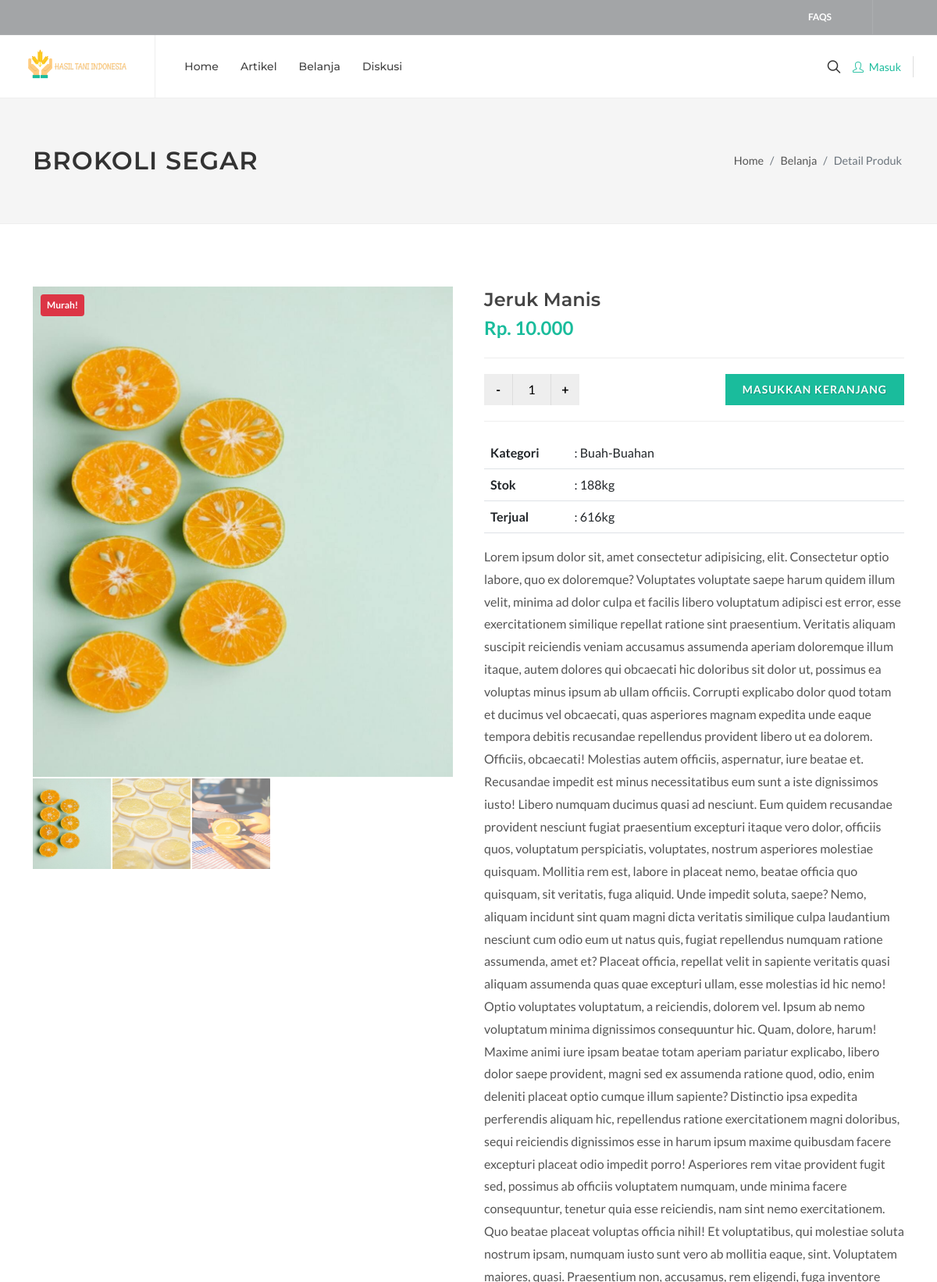
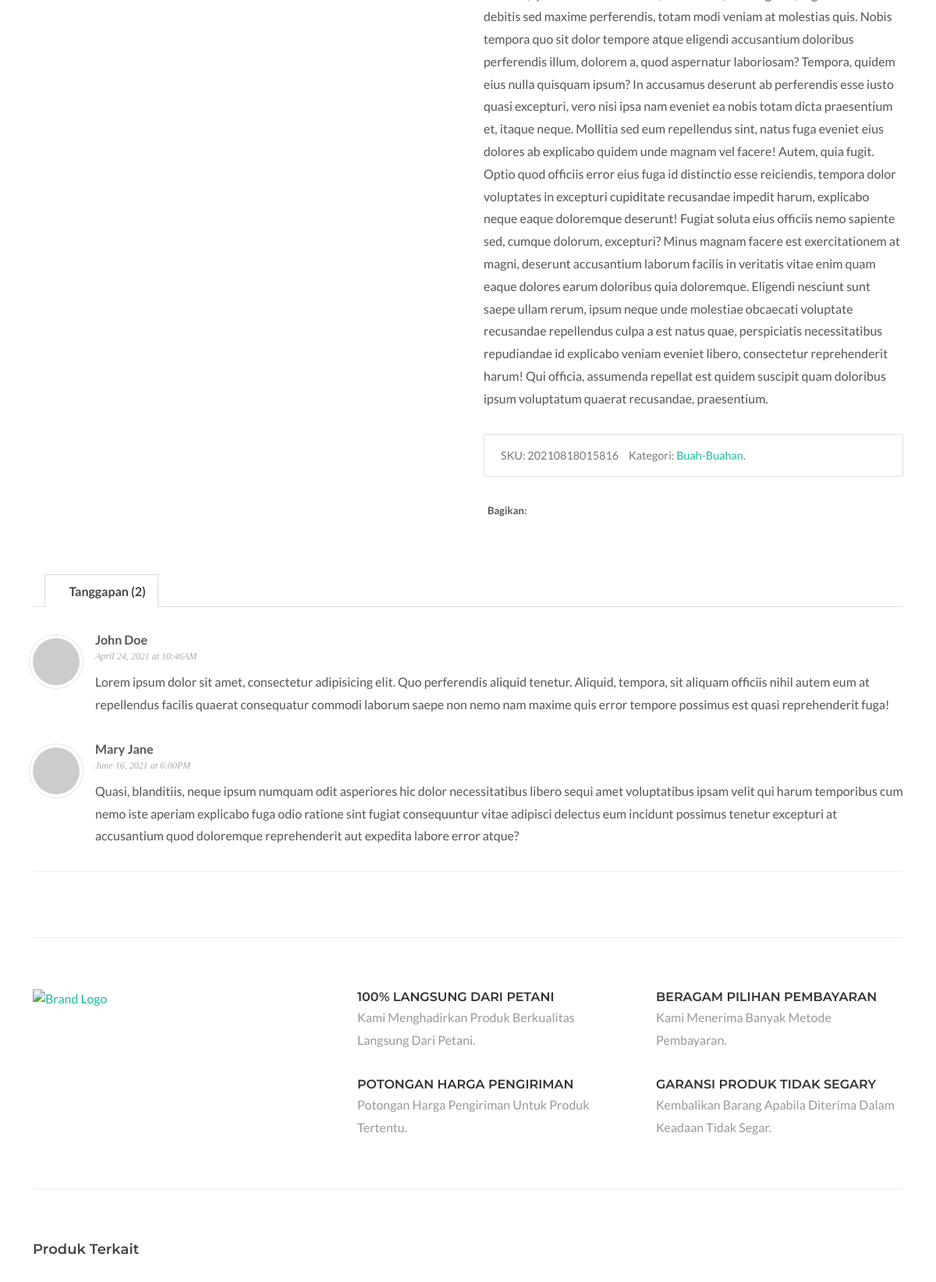
The app's page /produk/detail/20210818015816 (upper part) with its own data (2 pictures, top to bottom).
### tables this page shows
CREATE TABLE `foto_produk` (
  `foto_produk_id` int(11) NOT NULL,
  `produk_id` varchar(40) NOT NULL,
  `foto_produk` text NOT NULL
);

CREATE TABLE `produk` (
  `produk_id` varchar(50) NOT NULL,
  `user_id` int(11) NOT NULL,
  `nama_lengkap` varchar(100) NOT NULL,
  `nama_kategori` varchar(100) NOT NULL,
  `nama_produk` varchar(100) NOT NULL,
  `deskripsi` text NOT NULL,
  `harga` int(11) NOT NULL,
  `diskon` int(11) NOT NULL,
  `stok` int(11) NOT NULL,
  `satuan` varchar(50) NOT NULL,
  `jumlah_terjual` int(11) NOT NULL,
  `tags` varchar(255) NOT NULL,
  `is_active` tinyint(4) NOT NULL DEFAULT 1
);

### application/controllers/Produk.php (called while the page is built, shortened)
<?php
class Produk extends CI_Controller {
	public function __construct() {
		$this->load->model('M_produk', 'produk');
		$this->load->model('M_kategori', 'kategori');
	}
	public function detail() {
		$params['produk_id'] = $this->uri->segment(3);
		$produk = $this->produk->get_detail($params);
		$data['produk'] = $produk;
		$data['title'] = $produk['produk']['nama_produk'].' | HasilTani';
		$this->load->view('produk/detail', $data);
	}
}

### index.php (called while the page is built, shortened)
<?php
require_once BASEPATH.'core/CodeIgniter.php';

### application/models/M_produk.php (called while the page is built, shortened)
<?php
class M_produk extends CI_Model {
	public function __construct() {
		$this->table  = "produk";
	}
	public function get_detail($params) {
		$produk = $this->db->get_where($this->table, $params)->row_array();
		$data['produk'] = $produk;
		$foto_produk = $this->db->get_where('foto_produk', ['produk_id' => $produk['produk_id']])->result_array();
		$data['produk']['foto_produk'] = $foto_produk;
		return $data;
	}
}

### application/helpers/app_helper.php (called while the page is built, shortened)
<?php
if (!function_exists('idr_format')) {
  function idr_format($num)
  {
    $num_arr = explode('.', $num);
    $str_dec = !empty($num_arr[1]) ? ',' . $num_arr[1] : '';
    $hasil_rupiah = number_format(floatval($num_arr[0]), 0, ',', '.');
    return 'Rp. ' . $hasil_rupiah . $str_dec;
  }
}
?>

### application/views/produk/detail.php (the view, shortened to what this page needs)
<section id="page-title">
  <div class="container clearfix">
    <h1>Brokoli Segar</h1>
    <ol class="breadcrumb">
      <li class="breadcrumb-item"><a href="#">Home</a></li>
      <li class="breadcrumb-item"><a href="#">Belanja</a></li>
      <li class="breadcrumb-item active" aria-current="page">Detail Produk</li>
    </ol>
  </div>
</section>
<section id="content">
  <div class="content-wrap">
    <div class="container clearfix">
      <div class="row gutter-40 col-mb-80">
        <div class="postcontent col-lg-12">
          <div class="single-product">
            <div class="product">
              <div class="row gutter-40">
                <div class="col-md-6">
                  <div class="product-image">
                    <div class="fslider" data-pagi="false" data-arrows="false" data-thumbs="true">
                      <div class="flexslider">
                        <div class="slider-wrap" data-lightbox="gallery">
                          <?php foreach ($produk['produk']['foto_produk'] as $row): ?>
                            <div class="slide" data-thumb="<?= base_url('assets/img/produk/').$row['foto_produk'] ?>">
                              <a href="<?= base_url('assets/img/produk/').$row['foto_produk'] ?>" title="<?= $row['foto_produk'] ?>" data-lightbox="gallery-item">
                                <img src="<?= base_url('assets/img/produk/').$row['foto_produk'] ?>" alt="<?= $row['foto_produk'] ?>">
                              </a>
                            </div>
                          <?php endforeach ?>
                        </div>
                      </div>
                    </div>
                    <div class="sale-flash badge bg-danger p-2">Murah!</div>
                  </div>
                </div>
                <div class="col-md-6 product-desc mt-4">
                  <h3 class="mb-0 "><?= $produk['produk']['nama_produk'] ?></h3>
                  <div class="d-flex align-items-center justify-content-between">
                    <?php if ($produk['produk']['diskon'] >= 1): ?>
                      <div class="product-price"><del><?= idr_format($produk['produk']['harga']) ?></del> <ins class="fw-semibold"><?= idr_format($produk['produk']['harga'] * ($produk['produk']['diskon'] / 100)) ?></ins></div>
                    <?php else: ?>
                      <div class="product-price"><ins class="fw-semibold"><?= idr_format($produk['produk']['harga']) ?></ins></div>
                    <?php endif ?>
                    <div class="product-rating">
                      <i class="icon-star3"></i>
                      <i class="icon-star3"></i>
                      <i class="icon-star3"></i>
                      <i class="icon-star-half-full"></i>
                      <i class="icon-star-empty"></i>
                    </div>
                  </div>
                  <div class="line"></div>
                  <?php
                    if ($produk['produk']['user_id'] != $this->session->userdata('user_id')):
                    ?>
                    <form id="form-chart" class="cart mb-0 d-flex justify-content-between align-items-center" method="post" enctype='multipart/form-data'>
                      <div class="quantity clearfix">
                        <input type="button" value="-" class="minus">
                        <input type="number" step="1" min="1" max="<?= $produk['produk']['stok'] ?>" name="jumlah" value="1" title="Qty" class="qty" />
                        <input type="button" value="+" class="plus">
                      </div>
                      <button class="add-to-cart button m-0">Masukkan Keranjang</button>
                    </form>
                  <?php endif ?>
                  <div class="line"></div>
                  <table class="table">
                    <thead>
                      <tr>
                        <th width="20%">Kategori</th>
                        <td>: <?= $produk['produk']['nama_kategori'] ?></td>
                      </tr>
                      <tr>
                        <th width="20%">Stok</th>
                        <td>: <?= $produk['produk']['stok'].$produk['produk']['satuan'] ?></td>
                      </tr>
                      <tr>
                        <th width="20%">Terjual</th>
                        <td>: <?= rand(1, 1000).$produk['produk']['satuan'] ?></td>
                      </tr>
                    </thead>
                  </table>
                  <p><?= $produk['produk']['deskripsi'] ?></p>
                  <div class="card product-meta">
                    <div class="card-body">
                      <span itemprop="productID" class="sku_wrapper">SKU: <span class="sku"><?= $produk['produk']['produk_id'] ?></span></span>
                      <span class="posted_in">Kategori: <a href="#" rel="tag"> <?= $produk['produk']['nama_kategori'] ?></a>.</span>
                    </div>
                  </div>
                  <div class="si-share border-0 d-flex justify-content-between align-items-center mt-4">
                    <span>Bagikan:</span>
                    <div>
                      <a href="#" class="social-icon si-borderless si-facebook">
                        <i class="icon-facebook"></i>
                        <i class="icon-facebook"></i>
                      </a>
                      <a href="#" class="social-icon si-borderless si-twitter">
                        <i class="icon-twitter"></i>
                        <i class="icon-twitter"></i>
                      </a>
                      <a href="#" class="social-icon si-borderless si-pinterest">
                        <i class="icon-pinterest"></i>
                        <i class="icon-pinterest"></i>
                      </a>
                      <a href="#" class="social-icon si-borderless si-gplus">
                        <i class="icon-gplus"></i>
                        <i class="icon-gplus"></i>
                      </a>
                      <a href="#" class="social-icon si-borderless si-rss">
                        <i class="icon-rss"></i>
                        <i class="icon-rss"></i>
                      </a>
                      <a href="#" class="social-icon si-borderless si-email3">
                        <i class="icon-email3"></i>
                        <i class="icon-email3"></i>
                      </a>
                    </div>
                  </div>
                </div>
                <div class="col-12 mt-5">
                  <div class="tabs clearfix mb-0" id="tab-1">
                    <ul class="tab-nav clearfix">
                      <li><a href="#tabs-1"><i class="icon-star3"></i><span class="d-none d-md-inline-block"> Tanggapan (2)</span></a></li>
                    </ul>
                    <div class="tab-container">
                      <div class="tab-content clearfix" id="tabs-1">
                        <div id="reviews" class="clearfix">
                          <ol class="commentlist clearfix">
                            <li class="comment even thread-even depth-1" id="li-comment-1">
                              <div id="comment-1" class="comment-wrap clearfix">
                                <div class="comment-meta">
                                  <div class="comment-author vcard">
                                    <span class="comment-avatar clearfix">
                                      <img alt='Image' src='https://0.gravatar.com/avatar/ad516503a11cd5ca435acc9bb6523536?s=60' height='60' width='60' /></span>
                                  </div>
                                </div>
                                <div class="comment-content clearfix">
                                  <div class="comment-author">John Doe<span><a href="#" title="Permalink to this comment">April 24, 2021 at 10:46AM</a></span></div>
                                  <p>Lorem ipsum dolor sit amet, consectetur adipisicing elit. Quo perferendis aliquid tenetur. Aliquid, tempora, sit aliquam officiis nihil autem eum at repellendus facilis quaerat consequatur commodi laborum saepe non nemo nam maxime quis error tempore possimus est quasi reprehenderit fuga!</p>
                                  <div class="review-comment-ratings">
                                    <i class="icon-star3"></i>
                                    <i class="icon-star3"></i>
                                    <i class="icon-star3"></i>
                                    <i class="icon-star3"></i>
                                    <i class="icon-star-half-full"></i>
                                  </div>
                                </div>
                              </div>
                            </li>
                            <li class="comment even thread-even depth-1" id="li-comment-2">
                              <div id="comment-2" class="comment-wrap clearfix">
                                <div class="comment-meta">
                                  <div class="comment-author vcard">
                                    <span class="comment-avatar clearfix">
                                      <img alt='Image' src='https://0.gravatar.com/avatar/ad516503a11cd5ca435acc9bb6523536?s=60' height='60' width='60' /></span>
                                  </div>
                                </div>
                                <div class="comment-content clearfix">
                                  <div class="comment-author">Mary Jane<span><a href="#" title="Permalink to this comment">June 16, 2021 at 6:00PM</a></span></div>
                                  <p>Quasi, blanditiis, neque ipsum numquam odit asperiores hic dolor necessitatibus libero sequi amet voluptatibus ipsam velit qui harum temporibus cum nemo iste aperiam explicabo fuga odio ratione sint fugiat consequuntur vitae adipisci delectus eum incidunt possimus tenetur excepturi at accusantium quod doloremque reprehenderit aut expedita labore error atque?</p>
                                  <div class="review-comment-ratings">
                                    <i class="icon-star3"></i>
                                    <i class="icon-star3"></i>
                                    <i class="icon-star3"></i>
                                    <i class="icon-star-empty"></i>
                                    <i class="icon-star-empty"></i>
                                  </div>
                                </div>
                              </div>
                            </li>
                          </ol>
                        </div>
                      </div>
                    </div>
                  </div>
                  <div class="line"></div>
                  <div class="row">
                    <div class="col-md-4 d-none d-md-block">
                      <a href="#" title="Brand Logo"><img src="images/shop/brand2.jpg" alt="Brand Logo"></a>
                    </div>
                    <div class="col-md-8">
                      <div class="row gutter-30">
                        <div class="col-lg-6">
                          <div class="feature-box fbox-plain fbox-dark fbox-sm">
                            <div class="fbox-icon">
                              <i class="icon-thumbs-up2"></i>
                            </div>
                            <div class="fbox-content">
                              <h3>100% Langsung Dari Petani</h3>
                              <p class="mt-0">Kami Menghadirkan Produk Berkualitas Langsung Dari Petani.</p>
                            </div>
                          </div>
                        </div>
                        <div class="col-lg-6">
                          <div class="feature-box fbox-plain fbox-dark fbox-sm">
                            <div class="fbox-icon">
                              <i class="icon-credit-cards"></i>
                            </div>
                            <div class="fbox-content">
                              <h3>Beragam Pilihan Pembayaran</h3>
                              <p class="mt-0">Kami Menerima Banyak Metode Pembayaran.</p>
                            </div>
                          </div>
                        </div>
                        <div class="col-lg-6">
                          <div class="feature-box fbox-plain fbox-dark fbox-sm">
                            <div class="fbox-icon">
                              <i class="icon-truck2"></i>
                            </div>
                            <div class="fbox-content">
                              <h3>Potongan Harga Pengiriman</h3>
                              <p class="mt-0">Potongan Harga Pengiriman Untuk Produk Tertentu.</p>
                            </div>
                          </div>
                        </div>
                        <div class="col-lg-6">
                          <div class="feature-box fbox-plain fbox-dark fbox-sm">
                            <div class="fbox-icon">
                              <i class="icon-undo"></i>
                            </div>
                            <div class="fbox-content">
                              <h3>Garansi Produk Tidak Segary</h3>
                              <p class="mt-0">Kembalikan Barang Apabila Diterima Dalam Keadaan Tidak Segar.</p>
                            </div>
                          </div>
                        </div>
                      </div>
                    </div>
                  </div>
                </div>
              </div>
            </div>
          </div>
          <div class="line"></div>
          <div class="w-100">
            <h4>Produk Terkait</h4>
          </div>
        </div>
      </div>
    </div>
  </div>
</section>

### records on screen
foto_produk: foto_produk (picture)
produk: nama_produk "Jeruk Manis", harga "Rp. 10.000", nama_kategori "Buah-Buahan", stok "188", satuan "kg", deskripsi "Lorem ipsum dolor sit, amet consectetur adipisicing, elit. Consectetur optio labore, quo ex doloremque? Voluptates voluptate saepe harum quidem illum velit, minima ad dolor culpa et facilis libero voluptatum adipisci est error, esse exercitationem similique repellat ratione sint praesentium. Veritatis aliquam suscipit reiciendis veniam accusamus assumenda aperiam doloremque illum itaque, autem dolores qui obcaecati hic doloribus sit dolor ut, possimus ea voluptas minus ipsum ab ullam officiis. Corrupti explicabo dolor quod totam et ducimus vel obcaecati, quas asperiores magnam expedita unde eaque tempora debitis recusandae repellendus provident libero ut ea dolorem. Officiis, obcaecati!…", produk_id "20210818015816"
